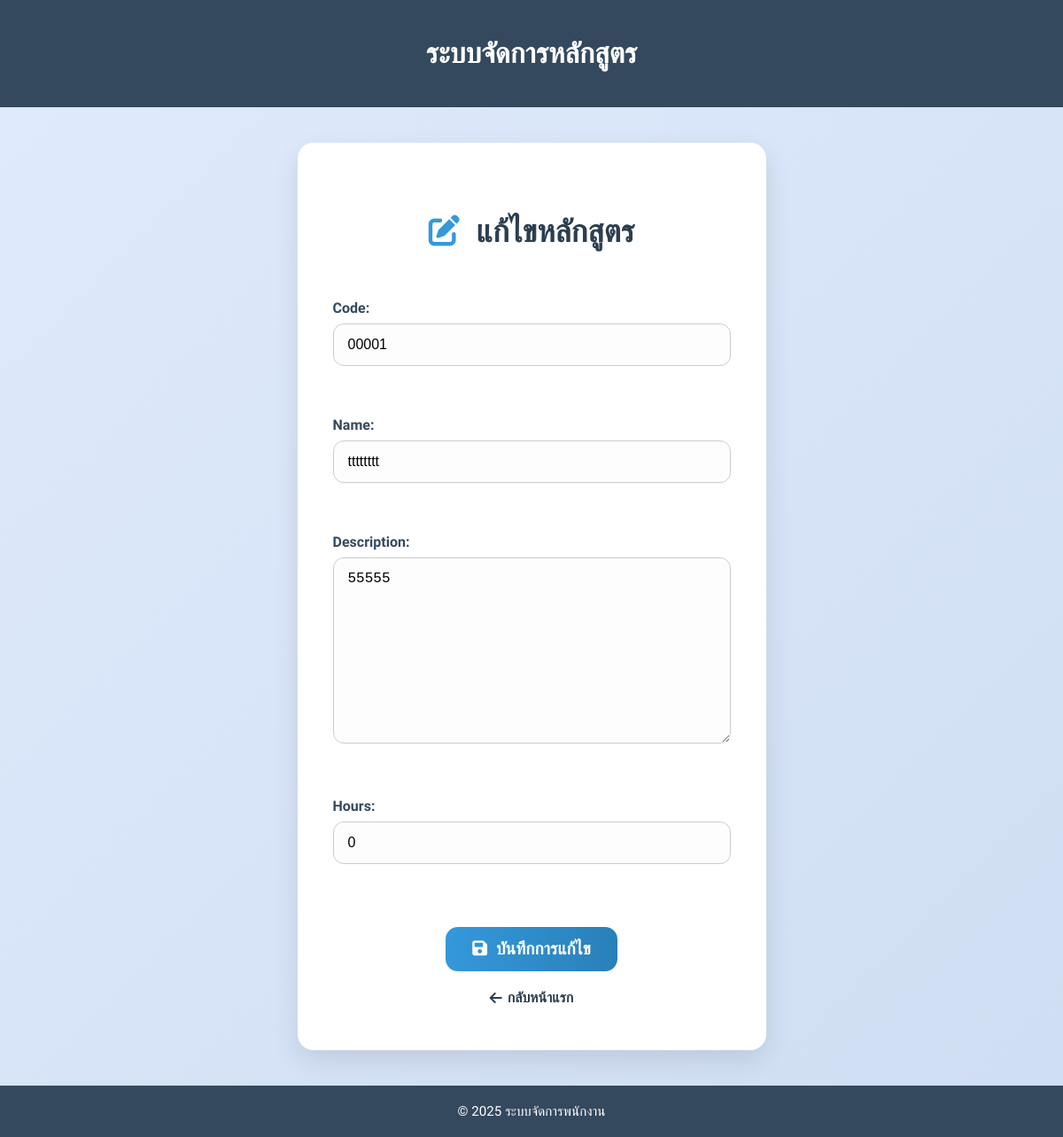
The app's page /edit-course/1/, older data.
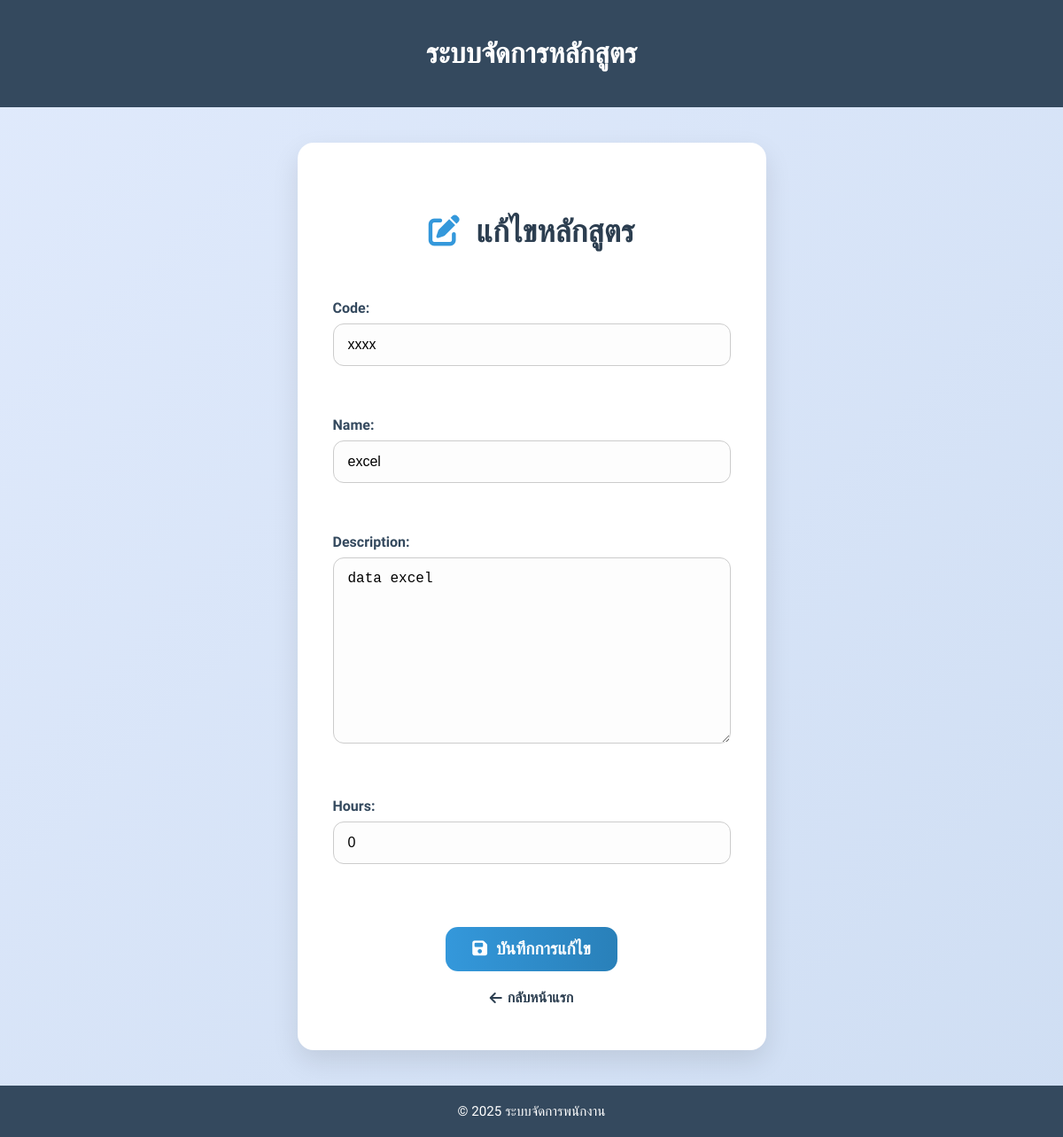
The same page, newer data.
### training/models.py (models this page shows, shortened)
class Course(models.Model):
    code = models.CharField(max_length=20)
    name = models.CharField(max_length=100)
    description = models.TextField(blank=True)
    hours = models.PositiveIntegerField(default=0)

### training/views.py (the view)
# urls.py: path('edit-course/<int:course_id>/', views.edit_course, name='edit_course'),
def edit_course(request, course_id):
    course = get_object_or_404(Course, pk=course_id)
    if request.method == "POST":
        form = CourseForm(request.POST, request.FILES, instance=course)
        if form.is_valid():
            form.save()
            return redirect("index")
    else:
        form = CourseForm(instance=course)
    return render(
        request, "training/edit_course.html", {"form": form, "course": course}
    )

### training/forms.py
class CourseForm(forms.ModelForm):
    class Meta:
        model = Course
        fields = '__all__'
        labels = {
            'employee_code': 'รหัสพนักงาน',
            'course_code': 'รหัสหลักสูตร',
            'course_name': 'ชื่อหลักสูตร',
            'course_detail': 'รายละเอียดหลักสูตร',
            'training_date': 'วันที่อบรม',
            'evidence_file': 'ไฟล์หลักฐานการอบรม (PDF)',
        }

### training/templates/training/edit_course.html (shortened to what this page needs)
{% load static %}
<!DOCTYPE html>
<html lang="th">
<head>
    <link rel="stylesheet" href="https://cdnjs.cloudflare.com/ajax/libs/font-awesome/6.5.0/css/all.min.css">
</head>
<body>
    <header>
        <h1>ระบบจัดการหลักสูตร</h1>
    </header>
    <main class="container">
        <h2><i class="fa-solid fa-pen-to-square"></i> แก้ไขหลักสูตร</h2>
        <form method="POST" enctype="multipart/form-data">
            {{ form.as_p }}
            <div class="form-actions">
                <button type="submit"><i class="fa-solid fa-save"></i> บันทึกการแก้ไข</button>
                <a href="{% url 'index' %}" class="back-link">
                    <i class="fa-solid fa-arrow-left"></i> กลับหน้าแรก
                </a>
            </div>
        </form>
    </main>
    <footer>
        &copy; 2025 ระบบจัดการพนักงาน
    </footer>
</body>
</html>

Row changes from the older to the newer data that the page shows:
changed Course: code "00001" → "xxxx"; name "tttttttt" → "excel"; description "55555" → "data excel"
